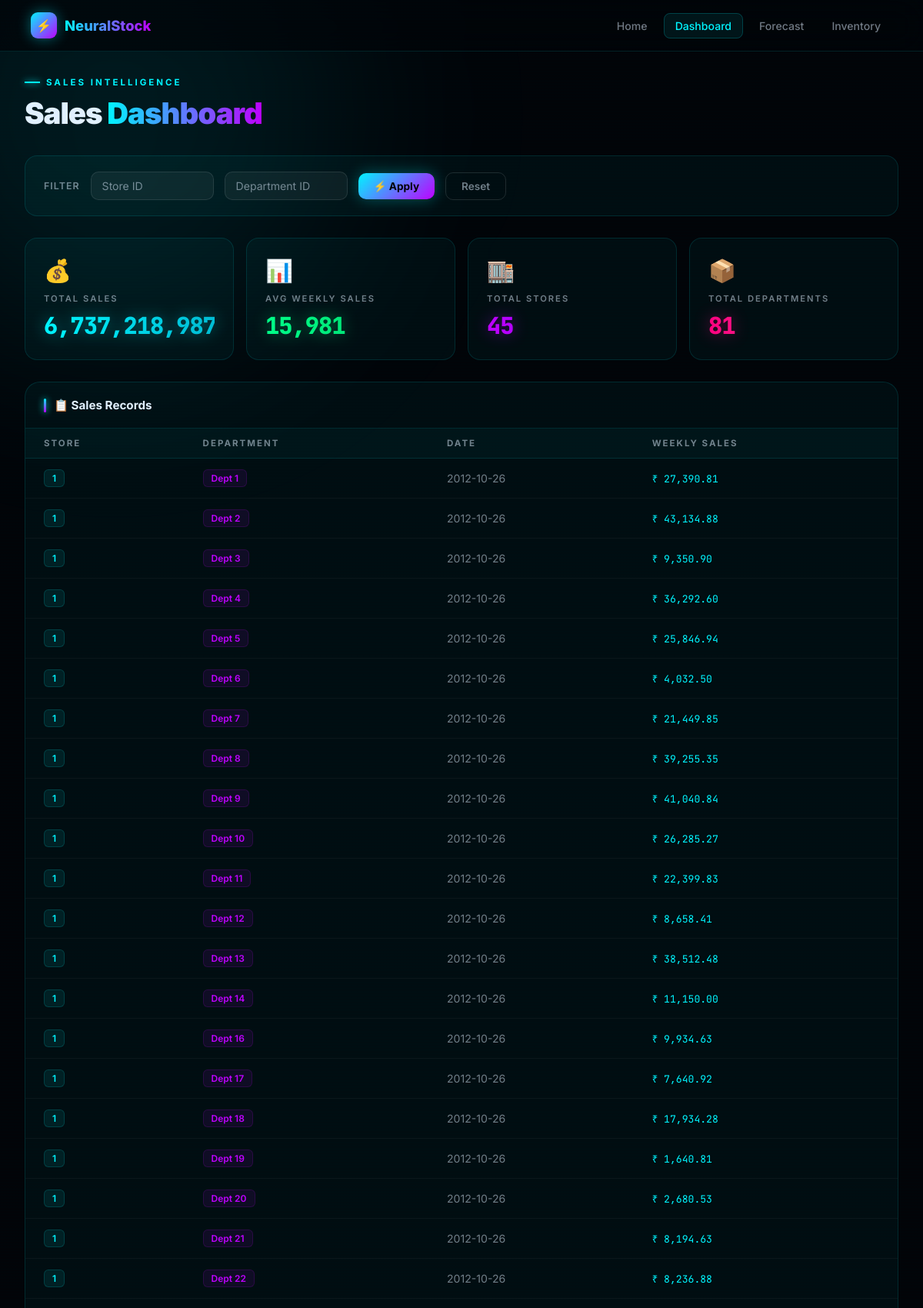
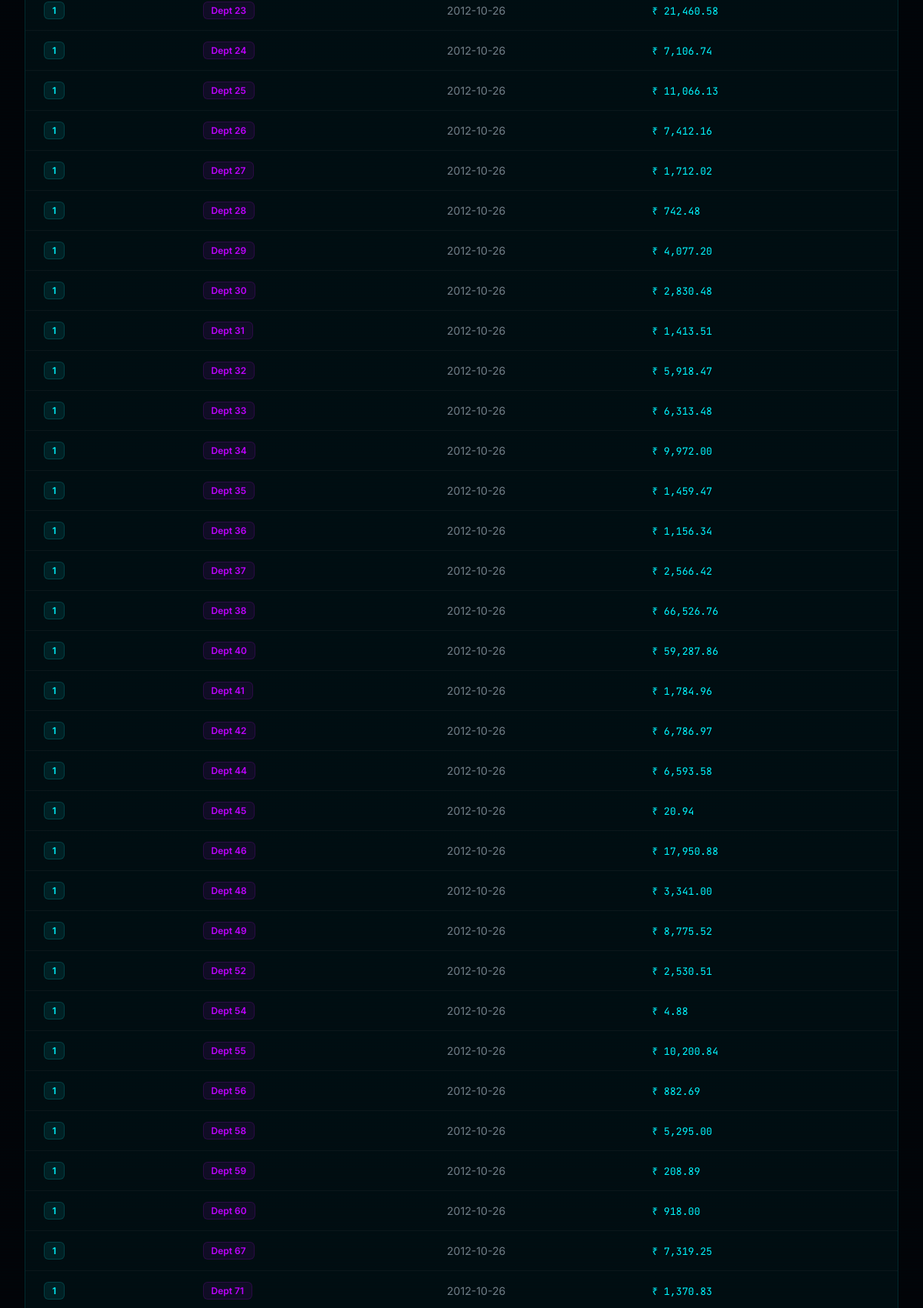
/dashboard (upper part), run on the app's committed database (2 pictures, top to bottom).
### tables this page shows
CREATE TABLE sales (
        id INTEGER PRIMARY KEY AUTOINCREMENT,
        store INTEGER NOT NULL,
        dept INTEGER NOT NULL,
        date TEXT NOT NULL,
        weekly_sales REAL NOT NULL,
        isholiday INTEGER NOT NULL
    );

### app.py (the view)
@app.route("/dashboard")
def dashboard():
    conn = get_db()
    selected_store = request.args.get("store", type=int)
    selected_dept  = request.args.get("dept",  type=int)
    query  = "SELECT store, dept, date, weekly_sales FROM sales WHERE 1=1"
    params = []
    if selected_store:
        query += " AND store = ?"
        params.append(selected_store)
    if selected_dept:
        query += " AND dept = ?"
        params.append(selected_dept)
    query += " ORDER BY date DESC LIMIT 200"
    data         = [dict(r) for r in conn.execute(query, params).fetchall()]
    total_sales  = conn.execute("SELECT SUM(weekly_sales) FROM sales").fetchone()[0] or 0
    avg_sales    = conn.execute("SELECT AVG(weekly_sales) FROM sales").fetchone()[0] or 0
    total_stores = conn.execute("SELECT COUNT(DISTINCT store) FROM sales").fetchone()[0] or 0
    total_depts  = conn.execute("SELECT COUNT(DISTINCT dept)  FROM sales").fetchone()[0] or 0
    conn.close()
    return render_template(
        "dashboard.html",
        data=data,
        total_sales=total_sales, avg_sales=avg_sales,
        total_stores=total_stores, total_depts=total_depts,
        selected_store=selected_store, selected_dept=selected_dept,
    )

### app.py (called while the page is built)
def get_db():
    conn = sqlite3.connect("forecast.db")
    conn.row_factory = sqlite3.Row
    return conn

### templates/dashboard.html (shortened to what this page needs)
<!DOCTYPE html>
<html lang="en">
<head>
</head>
<body>
<div class="orb o1"></div>
<nav>
  <a href="/" class="nav-logo">
    <div class="logo-box">⚡</div>
    <span>NeuralStock</span>
  </a>
  <ul class="nav-links">
    <li><a href="/">Home</a></li>
    <li><a href="/dashboard" class="active">Dashboard</a></li>
    <li><a href="/forecast">Forecast</a></li>
    <li><a href="/inventory">Inventory</a></li>
  </ul>
</nav>
<div class="page">
  <div class="page-tag">Sales Intelligence</div>
  <h1 class="page-title">Sales <span class="glow">Dashboard</span></h1>
  <form method="get" action="/dashboard" class="filter-bar">
    <label>Filter</label>
    <input type="number" name="store" class="filter-input" placeholder="Store ID" value="{{ selected_store or '' }}">
    <input type="number" name="dept" class="filter-input" placeholder="Department ID" value="{{ selected_dept or '' }}">
    <button type="submit" class="btn-filter">⚡ Apply</button>
    <a href="/dashboard" class="btn-reset">Reset</a>
  </form>
  <div class="metrics-grid">
    <div class="metric-card c1">
      <div class="m-icon">💰</div>
      <div class="m-label">Total Sales</div>
      <div class="m-value v-cyan">{{ "{:,.0f}".format(total_sales) }}</div>
    </div>
    <div class="metric-card c2">
      <div class="m-icon">📊</div>
      <div class="m-label">Avg Weekly Sales</div>
      <div class="m-value v-green">{{ "{:,.0f}".format(avg_sales) }}</div>
    </div>
    <div class="metric-card c3">
      <div class="m-icon">🏬</div>
      <div class="m-label">Total Stores</div>
      <div class="m-value v-purple">{{ total_stores }}</div>
    </div>
    <div class="metric-card c4">
      <div class="m-icon">📦</div>
      <div class="m-label">Total Departments</div>
      <div class="m-value v-pink">{{ total_depts }}</div>
    </div>
  </div>
  <div class="table-card">
    <div class="table-header">
      <span class="accent"></span>
      📋 Sales Records
    </div>
    <table>
      <thead>
        <tr>
          <th>Store</th>
          <th>Department</th>
          <th>Date</th>
          <th>Weekly Sales</th>
        </tr>
      </thead>
      <tbody>
        {% for row in data %}
        <tr>
          <td><span class="store-badge">{{ row["store"] }}</span></td>
          <td><span class="dept-badge">Dept {{ row["dept"] }}</span></td>
          <td style="color:var(--dim)">{{ row["date"] }}</td>
          <td class="td-mono">₹ {{ "{:,.2f}".format(row["weekly_sales"]) }}</td>
        </tr>
        {% endfor %}
      </tbody>
    </table>
  </div>
</div>
</body>
</html>

### data on the page
sales: store "1", dept "1", date "2012-10-26", weekly_sales "27,390.81"
sales: store "1", dept "2", date "2012-10-26", weekly_sales "43,134.88"
sales: store "1", dept "3", date "2012-10-26", weekly_sales "9,350.90"
sales: store "1", dept "4", date "2012-10-26", weekly_sales "36,292.60"
sales: store "1", dept "5", date "2012-10-26", weekly_sales "25,846.94"
sales: store "1", dept "6", date "2012-10-26", weekly_sales "4,032.50"
sales: store "1", dept "7", date "2012-10-26", weekly_sales "21,449.85"
sales: store "1", dept "8", date "2012-10-26", weekly_sales "39,255.35"
sales: store "1", dept "9", date "2012-10-26", weekly_sales "41,040.84"
sales: store "1", dept "10", date "2012-10-26", weekly_sales "26,285.27"
sales: store "1", dept "11", date "2012-10-26", weekly_sales "22,399.83"
sales: store "1", dept "12", date "2012-10-26", weekly_sales "8,658.41"
sales: store "1", dept "13", date "2012-10-26", weekly_sales "38,512.48"
sales: store "1", dept "14", date "2012-10-26", weekly_sales "11,150.00"
sales: store "1", dept "16", date "2012-10-26", weekly_sales "9,934.63"
sales: store "1", dept "17", date "2012-10-26", weekly_sales "7,640.92"
sales: store "1", dept "18", date "2012-10-26", weekly_sales "17,934.28"
sales: store "1", dept "19", date "2012-10-26", weekly_sales "1,640.81"
sales: store "1", dept "20", date "2012-10-26", weekly_sales "2,680.53"
sales: store "1", dept "21", date "2012-10-26", weekly_sales "8,194.63"
sales: store "1", dept "22", date "2012-10-26", weekly_sales "8,236.88"
sales: store "1", dept "23", date "2012-10-26", weekly_sales "21,460.58"
sales: store "1", dept "24", date "2012-10-26", weekly_sales "7,106.74"
sales: store "1", dept "25", date "2012-10-26", weekly_sales "11,066.13"
sales: store "1", dept "26", date "2012-10-26", weekly_sales "7,412.16"
sales: store "1", dept "27", date "2012-10-26", weekly_sales "1,712.02"
sales: store "1", dept "28", date "2012-10-26", weekly_sales "742.48"
sales: store "1", dept "29", date "2012-10-26", weekly_sales "4,077.20"

### other printed values
{{ "{:,.0f}".format(total_sales) }} "6,737,218,987"
{{ "{:,.0f}".format(avg_sales) }} "15,981"
{{ total_stores }} "45"
{{ total_depts }} "81"
{{ row["store"] }} "1" "1" "1" "1" "1" "1" "1" "1" "1" "1" "1" "1" "1" "1" "1" "1" "1" "1" "1" "1" "1" "1" "1" "1" "1" "1"
{{ row["dept"] }} "30" "31" "32" "33" "34" "35" "36" "37" "38" "40" "41" "42" "44" "45" "46" "48" "49" "52" "54" "55" "56" "58" "59" "60" "67" "71"
{{ row["date"] }} "2012-10-26" "2012-10-26" "2012-10-26" "2012-10-26" "2012-10-26" "2012-10-26" "2012-10-26" "2012-10-26" "2012-10-26" "2012-10-26" "2012-10-26" "2012-10-26" "2012-10-26" "2012-10-26" "2012-10-26" "2012-10-26" "2012-10-26" "2012-10-26" "2012-10-26" "2012-10-26" "2012-10-26" "2012-10-26" "2012-10-26" "2012-10-26" "2012-10-26" "2012-10-26"
{{ "{:,.2f}".format(row["weekly_sales"]) }} "2,830.48" "1,413.51" "5,918.47" "6,313.48" "9,972.00" "1,459.47" "1,156.34" "2,566.42" "66,526.76" "59,287.86" "1,784.96" "6,786.97" "6,593.58" "20.94" "17,950.88" "3,341.00" "8,775.52" "2,530.51" "4.88" "10,200.84" "882.69" "5,295.00" "208.89" "918.00" "7,319.25" "1,370.83"
